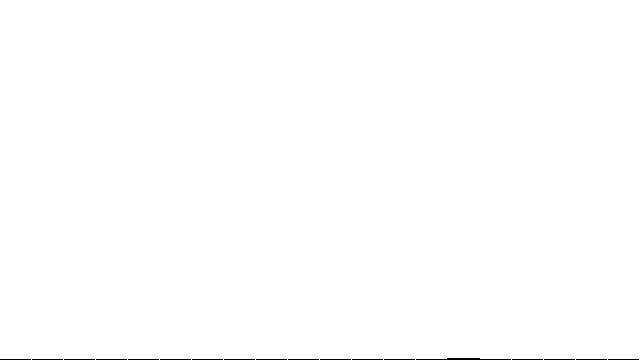
Frame 1 (no input)
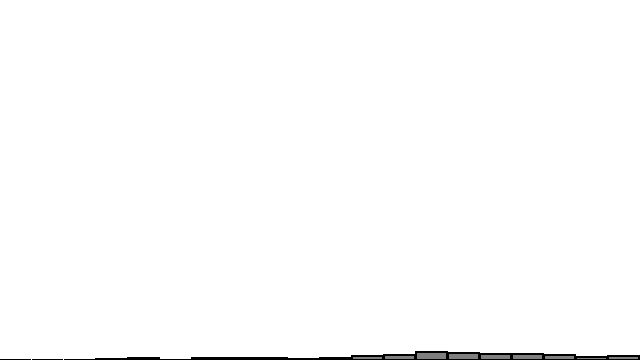
Frame 60 (no input)
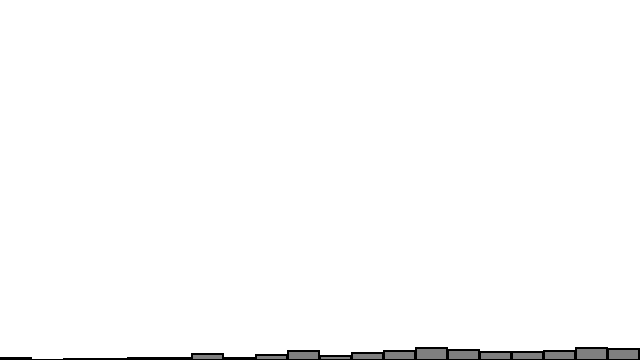
Frame 120 (the mouse pressed at the canvas centre since frame 60)

The p5.js sketch that drew these frames (run headless with seeded random() and noise() and a simulated clock; from frame 60 on, the mouse is pressed at the canvas centre):

// p5.js sketch
// ── sketch.js
// The Nature of Code
// Daniel Shiffman
// http://natureofcode.com

// An array to keep track of how often random numbers are picked
let randomCounts = [];

function setup() {
  createCanvas(640, 360);
  for (let i = 0; i < 20; i++) {
    randomCounts[i] = 0;
  }
}

function draw() {
  background(255);

  // Pick a random number and increase the count
  let index = int(acceptreject() * randomCounts.length);
  randomCounts[index]++;

  // Draw a rectangle to graph results
  stroke(0);
  strokeWeight(2);
  fill(127);

  let w = width / randomCounts.length;

  for (let x = 0; x < randomCounts.length; x++) {
    rect(x * w, height - randomCounts[x], w - 1, randomCounts[x]);
  }
}

// An algorithm for picking a random number based on monte carlo method
// Here probability is determined by formula y = x
function acceptreject() {
  // We do this “forever” until we find a qualifying random value.
  while (true) {
    // Pick a random value.
    let r1 = random(1);
    // Assign a probability.
    let probability = r1;
    // Pick a second random value.
    let r2 = random(1);

    //{!3} Does it qualify?  If so, we’re done!
    if (r2 < probability) {
      return r1;
    }
  }
}
